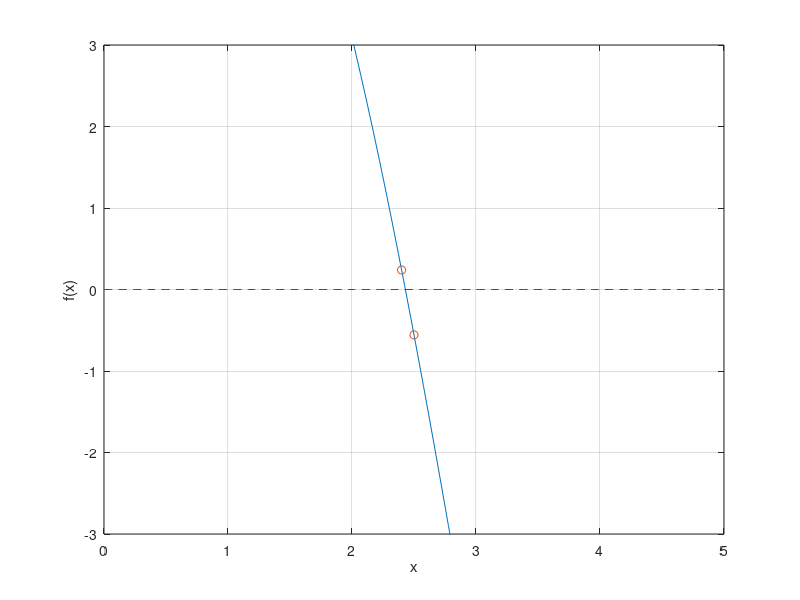

This chart was generated by the following MATLAB code:
% Solvers                                                 February 28, 2022
% Prof. M Diaz Maldonado
%
% Synopsis:
% Plots the function f(x) = 8 – 4.5 (x – sin x) in a range where f(x)
% undergoes a sign change.
%
% Sinopsis:
% Grafica la funcion f(x) = 8 – 4.5 (x – sin x) en un rango donde f(x)
% muestra un cambio de signo.
%
%
% Copyright (c) 2022 Misael Diaz-Maldonado
% This file is released under the GNU General Public License as published
% by the Free Software Foundation, either version 3 of the License, or
% (at your option) any later version.

clear
close all
clc

x = linspace(0, 5, 100);
% defines the nonlinear equation as a lambda (or anonymous) function
f = @(x) 8 - 4.5 * ( x - sin(x) );
y = f(x);

% defines possible bracketing interval
lb = 2.4;	% lower limit
ub = 2.5;	% upper limit

% stores bracketing interval in an array for plotting
xi = [lb, ub];
yi = f(xi);

plot(x, y); hold on	% hold on enables multiple plots in the same figure
plot(xi, yi, 'o')	% plots possible bracketing interval
plot(x, zeros( size(x) ), '--r')	% horizontal line (optional)
ylim([-3, 3])
xlabel('x')
ylabel('f(x)')
grid on

% exports figure in PNG format with 300 DPI
print('graph.png', '-dpng', '-r300')
